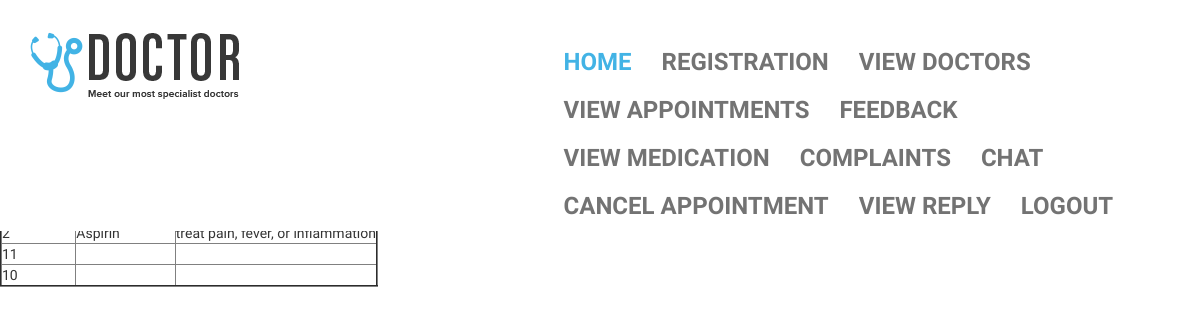
The page /patient/viewmedi.php on the database its author committed.
### tables this page shows
CREATE TABLE `medication` (
  `mid` int(11) NOT NULL auto_increment,
  `name` varchar(40) NOT NULL,
  `description` varchar(100) NOT NULL,
  PRIMARY KEY  (`mid`)
);

### shares/db/mydatabase.inc (called while the page is built, shortened)
<?php
	function getDatas($sql){
		$dt = mysql_query($sql);
		$table = array();
		$rno = mysql_num_rows($dt);
		$cno = mysql_num_fields($dt);
		for($i=0;$i<$rno;$i++){
			$row = mysql_fetch_array($dt);
			for($j=0;$j<$cno;$j++){
				$table[$i][$j] = $row[$j];
			}
		}
		return $table;
	}
?>

### patient/viewmedi.php (the view, shortened to what this page needs)
<?php
include("top.php");
include_once("../shares/db/mydatabase.inc");?>
<div id="site_content" style="position:relative;top:200px;>
<form method="post">
	<table class="datagrid" border="2">
	<tr>
		<th>Medicine Id</th>
		<th>Medicine Name</th>
		<th>Description</th>
	</tr>
	<?php
		$sql = "select * from medication ";
		$tbl = getDatas($sql);
		for($i=0;$i<count($tbl);$i++){
			$cl = ($i%2==0)?"eve":"odd";
			echo "<tr class='$cl'>";
			for($j=0;$j<count($tbl[$i]);$j++){
				echo "<td>".$tbl[$i][$j]."</td>";
			}
?>
<?php
			echo "</tr>";
		}
	?>
	</table>
</div>

### temp/css/style.css (style rules this page uses)
body { margin: 0; padding: 0; font-family: 'BenchNine', sans-serif; }
html, body, .carousel, .carousel-inner, .carousel-inner .item { height: 100%; }

### rows shown on the page
medication: mid "2", name "Aspirin", description "treat pain, fever, or inflammation"

### other values the page prints
$tbl[$i][$j] "11"
$tbl[$i][$j] "10"
